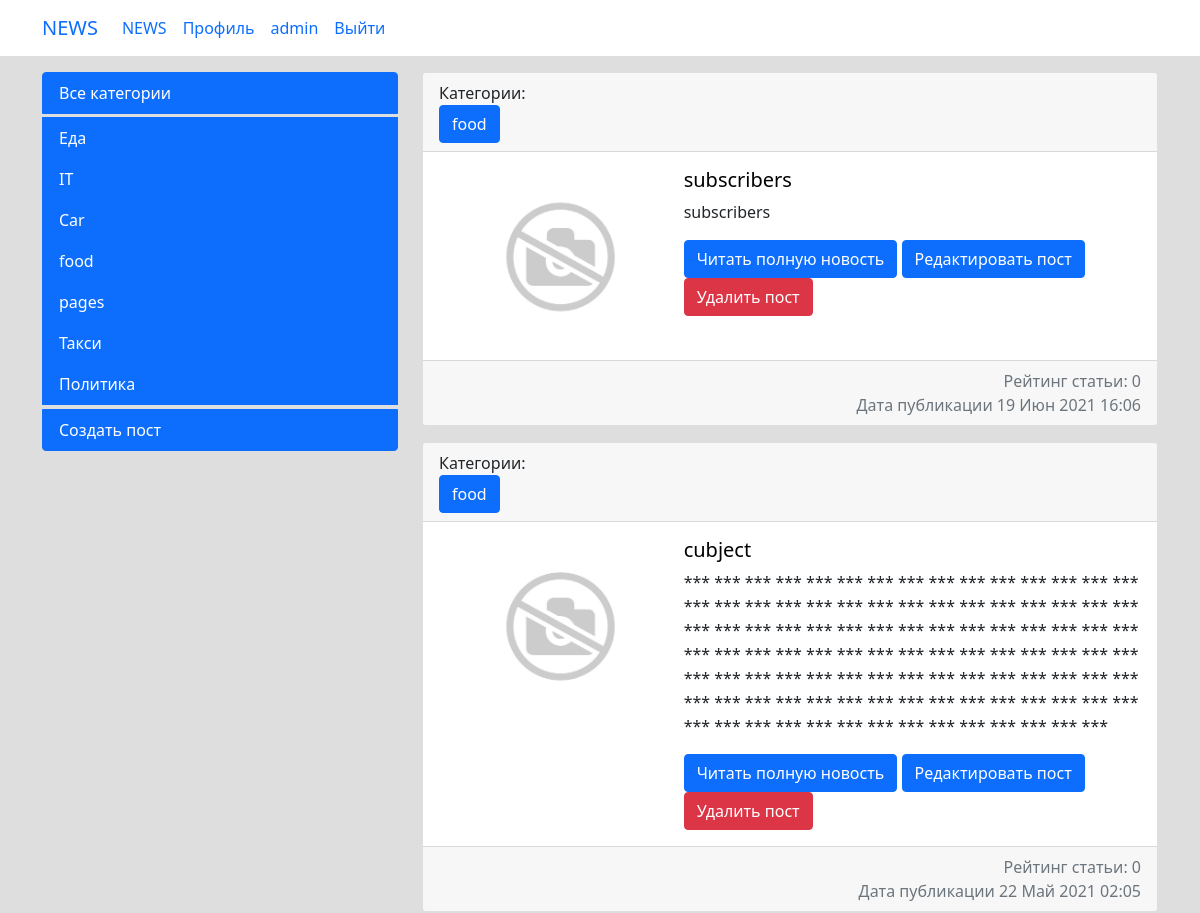
/news/post/category/12 (signed in, upper part), run on an earlier commit of the app's database.
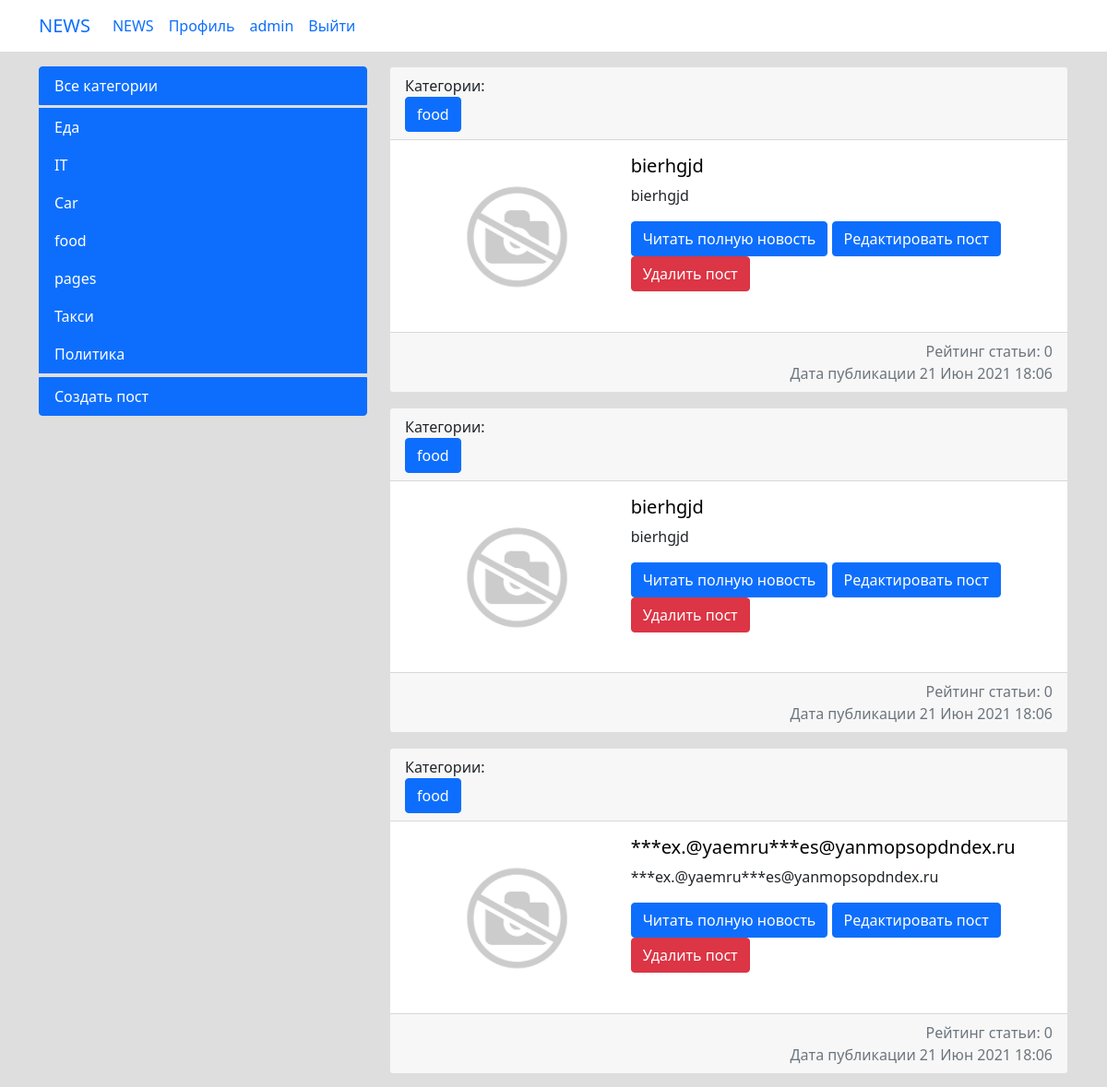
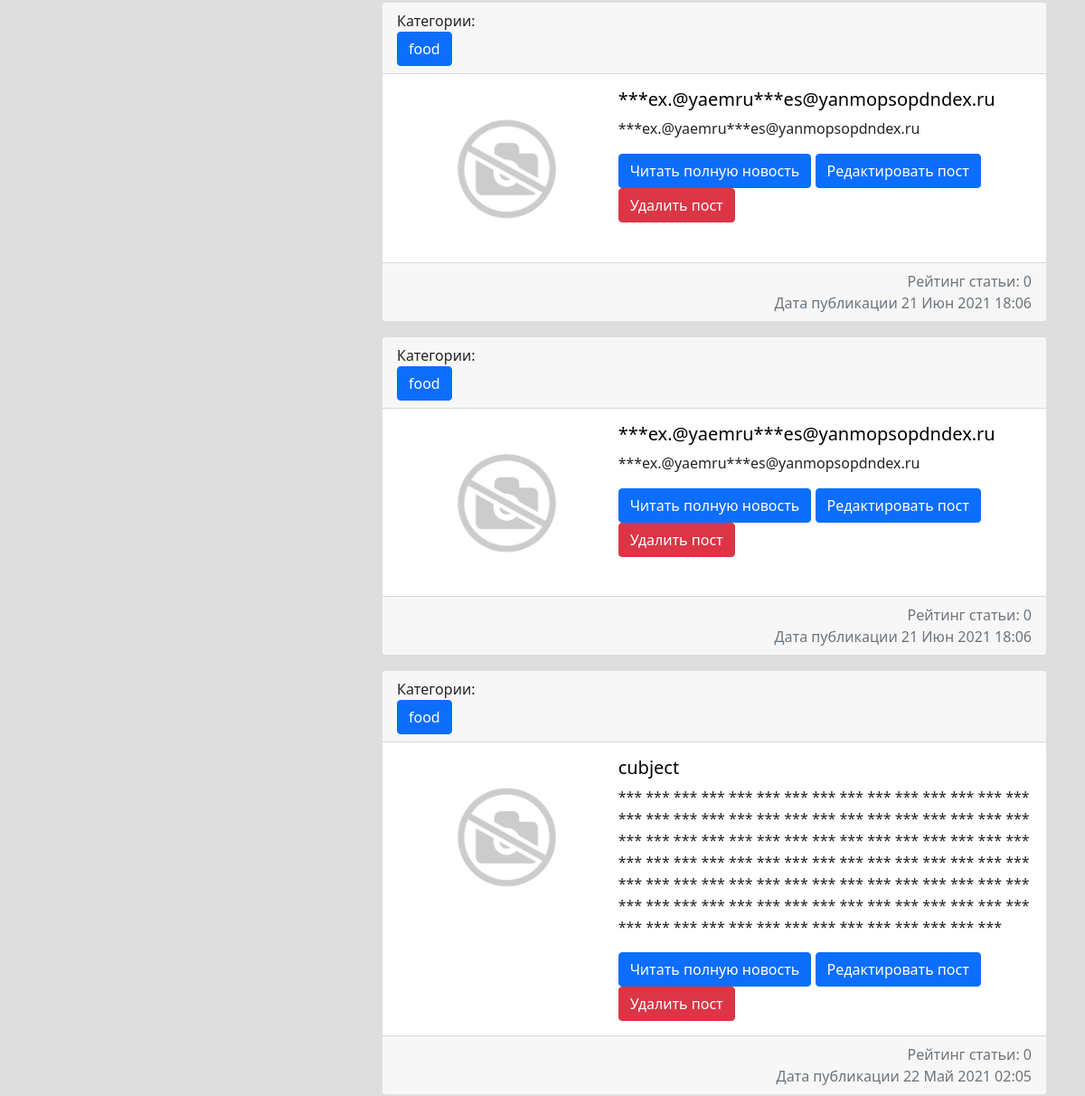
And on a later commit of the database (2 pictures, top to bottom).
### news/models.py (models this page shows, shortened)
class Category(models.Model):
    category_name = models.CharField(max_length=64, unique=True)
    subscribers = models.ManyToManyField(User, blank=True, null=True)
    class Meta:
        verbose_name = 'Категория'
        verbose_name_plural = 'Категории'
    def __str__(self):
        return self.category_name

class Post(models.Model):
    PostAuthor = models.ForeignKey(Author, on_delete=models.CASCADE, verbose_name='Автор поста')
    PostNews = 'PN'
    PostArticle = 'PA'
    POSITIONS = [
        (PostArticle, 'Статья'),
        (PostNews, 'Новость'),
    ]
    postCategory = models.ManyToManyField(Category, verbose_name='Категория поста',  through='PostCategory')
    title = models.CharField(max_length=50, verbose_name='Название')
    positions = models.CharField(max_length=2, choices=POSITIONS, default=PostArticle, verbose_name='Тип поста')
    category_id = models.ForeignKey(Category, verbose_name='Категория', null=True, on_delete=models.CASCADE, related_name='category_id')
    data = models.DateTimeField(auto_now_add=True, verbose_name='Дата создания')
    data_update = models.DateTimeField(auto_now=True, verbose_name='Дата редактирования')
    photo = models.ImageField(upload_to='photos/%Y/%m/%d/', verbose_name='Фото', blank=True, default='/photos/def/1.jpg/')
    previewName = models.CharField(max_length=128, verbose_name='Превью поста')
    text = models.TextField(verbose_name='Текст поста')
    rating = models.SmallIntegerField(default=0, verbose_name='Рейтинг')
    public = models.BooleanField(default=True, verbose_name='Опубликовано')
    class Meta:
        verbose_name = 'Пост'
        verbose_name_plural = 'Посты'

### news/views.py (the view)
# urls.py: path('post/category/<int:pk>', CategoryFilterView.as_view(), name='cate_filter'),
class CategoryFilterView(LoginRequiredMixin, PermissionRequiredMixin, ListView):
    model = Post
    template_name = 'news.html'
    context_object_name = 'news'
    permission_required = ('news.view_post', 'news.view_category')
    def get_context_data(self, **kwargs):
        context = super().get_context_data(**kwargs)
        context['cate'] = Category.objects.all()
        return context
    def get_queryset(self):
        return Post.objects.filter(category_id=self.kwargs['pk'], public=True).order_by('-data')

### news/templatetags/custom_filters.py (called while the page is built)
@register.filter(name='censor_filter')
def censor_filter(value):
    for i in bad_words:
        value = value.lower()
        value = value.replace(i, '***')
    return value

### templates/news.html (shortened to what this page needs)
{%extends 'flatpages/base.html'%} {% load custom_filters %}
{%block sidebar%}
<div class="col-md-4">
    <div class="list-group">
        <a href="{% url 'start_news' %}" class="list-group-item list-group-item active mb-1">Все категории</a>
        {%for el in cate%}
        <a href="{% url 'cate_filter' el.pk %}" class="list-group-item list-group-item-action active">{{el.category_name}}</a>
        {%endfor%}
        <a href="{% url 'news_add' %}" class="list-group-item list-group-item active mt-1">Создать пост</a>
    </div>
</div>
{%endblock%}
{%block content%}
<div class="col-md-8">
    {%for el in news%}
    <div class="card mb-3">
        <div class="card-header">
            Категории:
            <form action="{% url 'category_detail' el.category_id.pk %}"><input class="btn btn-primary " type="submit"
                                                                                value="{{el.category_id}}"></form>
        </div>
        <div class="row g-0">
            <div class="col-md-4">
                {%if el.photo%}
                <img src="{{el.photo.url}}" alt="" width="275" class="mr-3">
                {%endif%}
            </div>
            <div class="col-md-8">
                <div class="card-body">
                    <h5 class="card-title"><a style="color: #000000;" href="{% url 'news_detail' el.id %}">{{ el.title|censor_filter }}</a></h5>
                    {%autoescape off%}
                    <p class="card-text">{{ el.text|censor_filter|truncatewords:150 }}</p> <a
                    {%endautoescape %}
                        href="{% url 'news_detail' el.id %}" class="btn btn-primary">Читать полную новость</a>
                    <a href="{% url 'news_update' el.id %}" class="btn btn-primary">Редактировать пост</a>
                    <a href="{% url 'news_delete' el.id %}" class="btn btn-danger">Удалить пост</a>
                </div>
            </div>
            <br>
            <div
                    class="card-footer text-muted " style="text-align: right;">Рейтинг статьи: {{el.rating}}<br>
                Дата публикации {{ el.data|date:'d M Y H:m' }}
            </div>
        </div>
    </div>
    {%endfor%}
</div>
{%endblock%}

What changed in the data, as far as the page shows it:
removed Post: category_id "food", photo (picture), title|censor_filter "subscribers", text|censor_filter "subscribers", rating "0", data "19 Июн 2021 16:06"
added Post: category_id "food", photo (picture), title|censor_filter "bierhgjd", text|censor_filter "bierhgjd", rating "0", data "21 Июн 2021 18:06"
added Post: category_id "food", photo (picture), title|censor_filter "bierhgjd", text|censor_filter "bierhgjd", rating "0", data "21 Июн 2021 18:06"
added Post: category_id "food", photo (picture), title|censor_filter "***ex.@yaemru***es@yanmopsopdndex.ru", text|censor_filter "***ex.@yaemru***es@yanmopsopdndex.ru", rating "0", data "21 Июн 2021 18:06"
added Post: category_id "food", photo (picture), title|censor_filter "***ex.@yaemru***es@yanmopsopdndex.ru", text|censor_filter "***ex.@yaemru***es@yanmopsopdndex.ru", rating "0", data "21 Июн 2021 18:06"
added Post: category_id "food", photo (picture), title|censor_filter "***ex.@yaemru***es@yanmopsopdndex.ru", text|censor_filter "***ex.@yaemru***es@yanmopsopdndex.ru", rating "0", data "21 Июн 2021 18:06"
